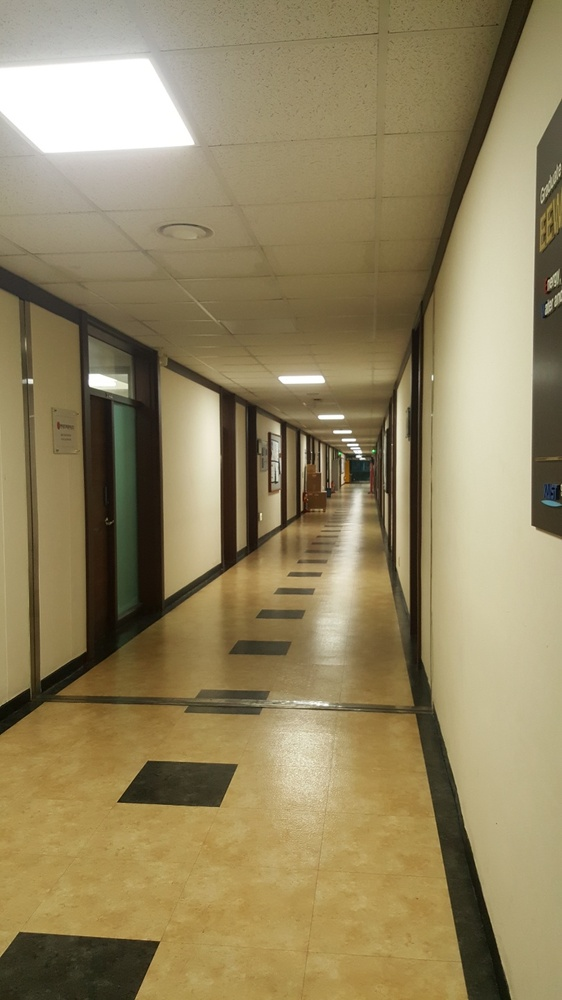
%> input picture A9/data/1-1.jpg, 562 x 1000 px, shrunk from 810 x 1440 before the run
$ octave main.m   (GNU Octave 9; MATLAB toolbox functions it lacks are replaced by stand-ins)
%> lines starting %> are read from the running program, lines starting %| are printed output that depends on the picture
### A9/code/estimate_F_from_images.m
function F = estimate_F_from_images(I1, I2)

[keypoints1, descriptors1] = vl_sift(I1);
[keypoints2, descriptors2] = vl_sift(I2);

matches = vl_ubcmatch(descriptors1, descriptors2);
match_count = length(matches);
matched_points1 = [keypoints1(1:2, matches(1,:)); ones(1, match_count)];
matched_points2 = [keypoints2(1:2, matches(2,:)); ones(1, match_count)];

[ransac_F, ransac_inliers] = estimate_RANSAC_F(matched_points1, matched_points2);

% Non-linear estimation from all inliers
F = LM_estimate_F(ransac_F, matched_points1(:, ransac_inliers), matched_points2(:, ransac_inliers));

% guided matching

### A9/code/main.m
% matlab setup
dbstop if error

%% Setup VL_FEAT

VLFEATROOT = '../../libs/vlfeat-0.9.20';
run([VLFEATROOT '/toolbox/vl_setup']);
%> (this line was passed over: vl_setup is not available in this run)
vl_version verbose
%> (this line was passed over: vl_version is not available in this run)

%% find interest points and matches
input_folder = fullfile('..', 'data');

orig_I1 = rgb2gray(imread(fullfile(input_folder, '1-1.jpg')));
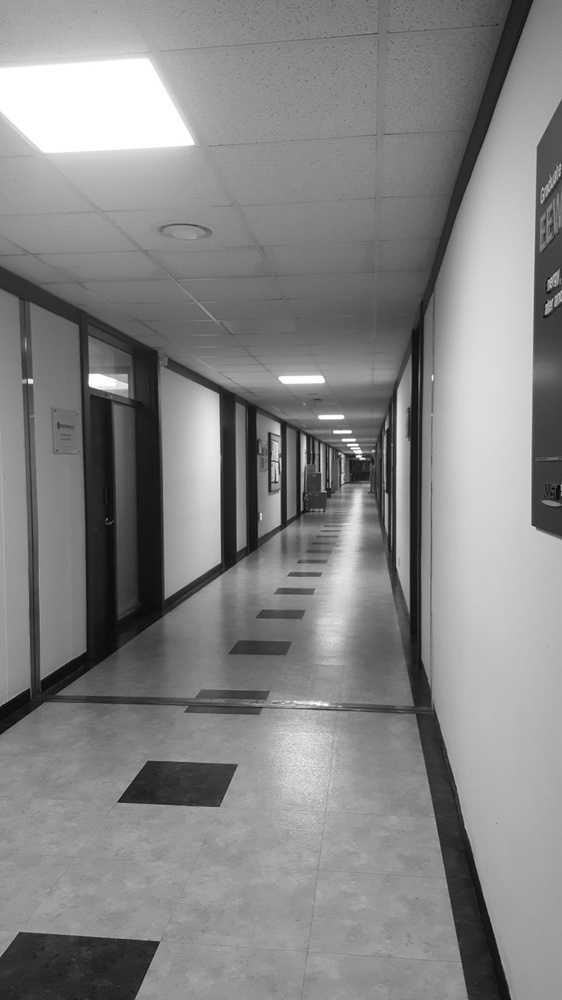
%> orig_I1: size 1000x562 uint8; min 3, max 255, mean 133.6
orig_I2 = rgb2gray(imread(fullfile(input_folder, '1-2.jpg')));
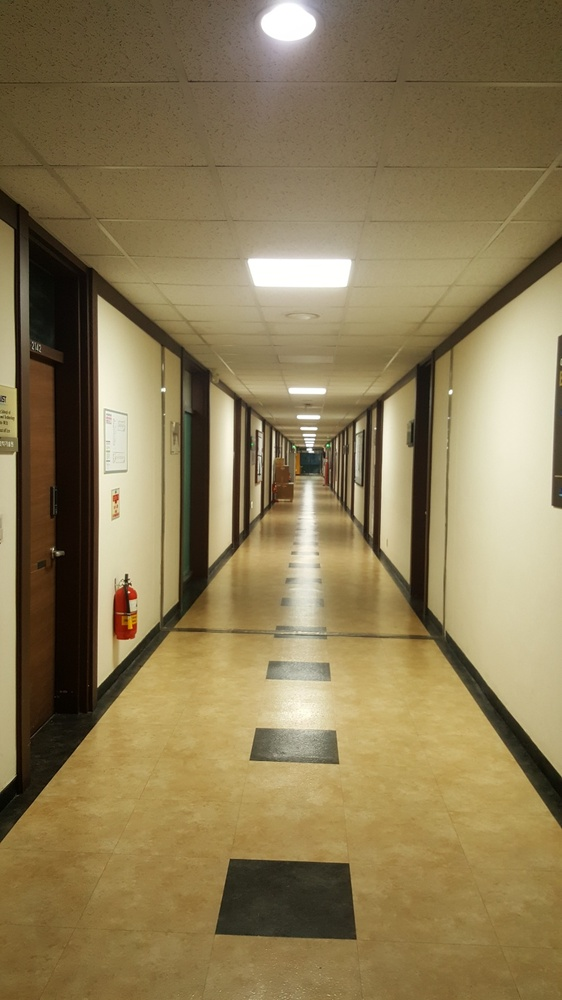
%> input picture A9/data/1-2.jpg, 562 x 1000 px, shrunk from 810 x 1440 before the run
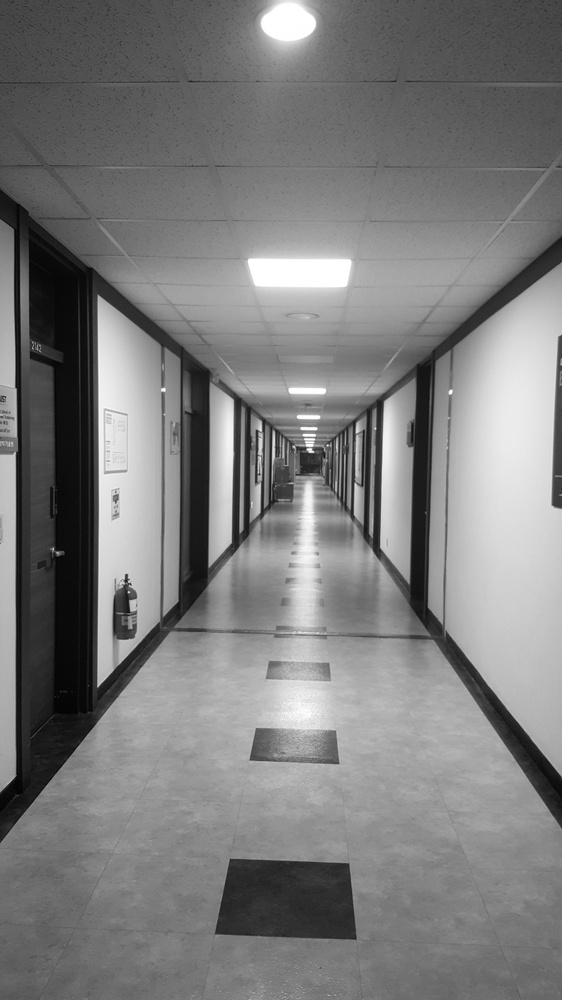
%> orig_I2: size 1000x562 uint8; min 1, max 255, mean 124.3

I1 = single(orig_I1);
I2 = single(orig_I2);
%> the run ends on the next line

F = estimate_F_from_images(I1, I2);
